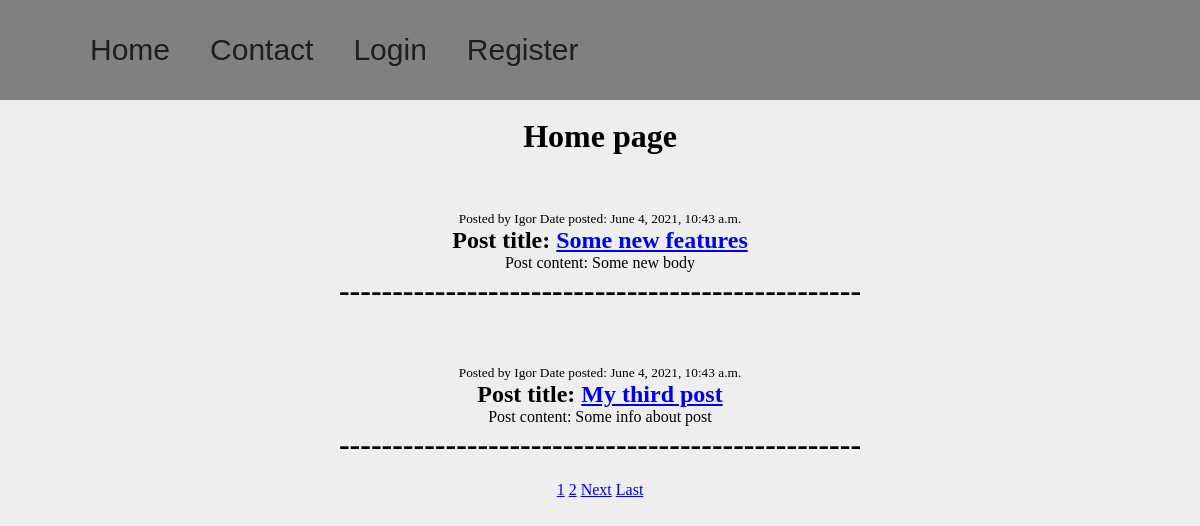
The app's page /, older data.
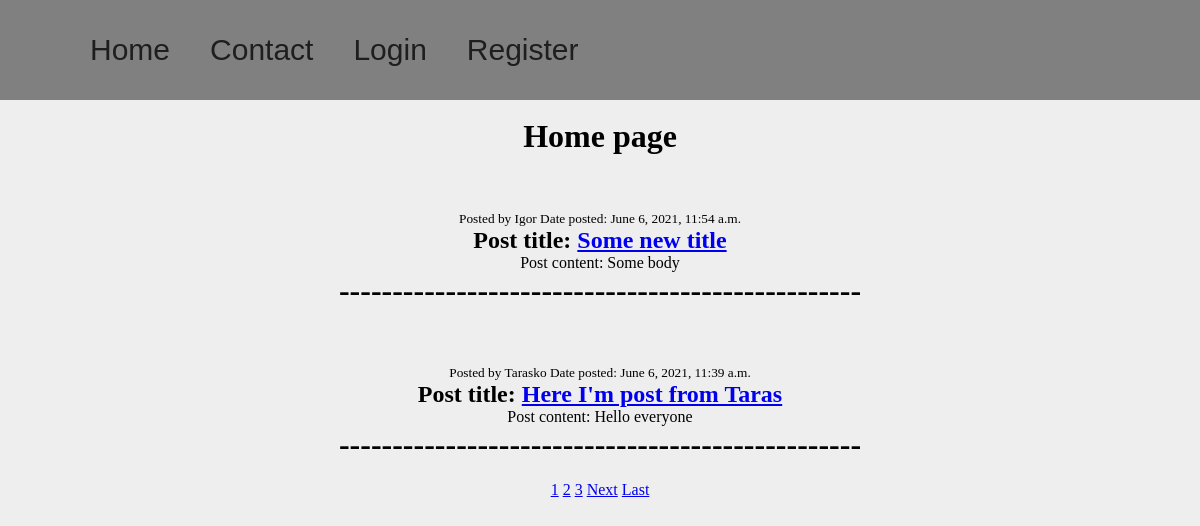
The same page, newer data.
### posts/models.py (models this page shows, shortened)
class Post(models.Model):
    author = models.ForeignKey(get_user_model(), on_delete=models.CASCADE)
    title = models.CharField(max_length=150, blank=True)
    body = models.TextField()
    date_created = models.DateTimeField(auto_now=True)

### users/models.py (models this page shows)
class CustomUser(AbstractUser):
    age = models.PositiveIntegerField(null=True, blank=True)

### posts/views.py (the view)
# urls.py: path('', PostListView.as_view(), name='home'),
class PostListView(ListView):
    model = Post
    ordering = ['-date_created']
    paginate_by = 2

### posts/templates/posts/post_list.html (shortened to what this page needs)
{% extends 'posts/base.html' %}
{% block content %}
    <br>
    <center>
        <h1>Home page</h1>
        <br>
    </center>
    {% for post in object_list %}
        <center>
        <br><br>
        <small>Posted by {{ post.author }}  Date posted: {{ post.date_created }}</small>
        <h2>Post title: <a href="{% url 'posts:detail' post.id %}">{{ post.title }}</a></h2>
        <p>Post content: {{ post.body }}</p>
        <h1>-------------------------------------------------</h1>
        <br>
        </center>
    <center>
    {% endfor %}
    {% if is_paginated %}
        {% for num in page_obj.paginator.page_range %}
            {% if page_obj.number == num %}
                <a href="?page={{ num }}">{{ num }}</a>
            {% elif num > page_obj.number|add:'-3' and num < page_obj.number|add:'3' %}
                <a href="?page={{ num }}">{{ num }}</a>
            {% endif %}
        {% endfor %}
        {% if page_obj.has_next %}
            <a href="?page={{ page_obj.next_page_number }}">Next</a>
            <a href="?page={{ page_obj.paginator.num_pages }}">Last</a>
        {% endif %}
    {% endif %}
    </center>
{% endblock content %}

Row changes from the older to the newer data that the page shows:
no longer on this page (row unchanged): Post: author "Igor", date_created "June 4, 2021, 10:43 a.m.", title "Some new features", body "Some new body"
no longer on this page (row unchanged): Post: author "Igor", date_created "June 4, 2021, 10:43 a.m.", title "My third post", body "Some info about post"
now on this page (row edited): Post: author "Igor", date_created "June 6, 2021, 11:54 a.m.", title "Some new title", body "Some body"
added Post: author "Tarasko", date_created "June 6, 2021, 11:39 a.m.", title "Here I'm post from Taras", body "Hello everyone"
Text that changed along with them:
new list line: "3"
